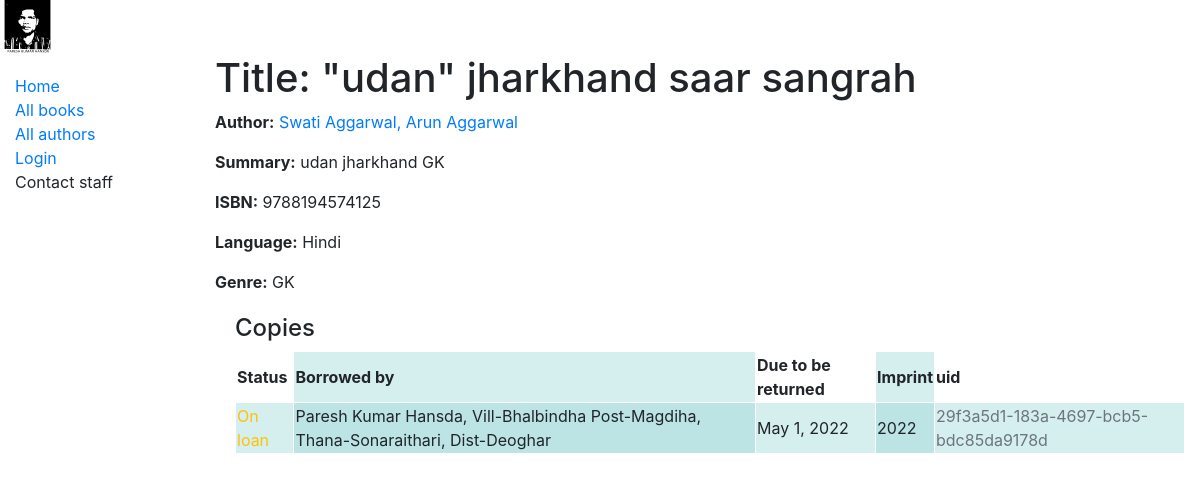
The app's page /catalog/book/1, older data.
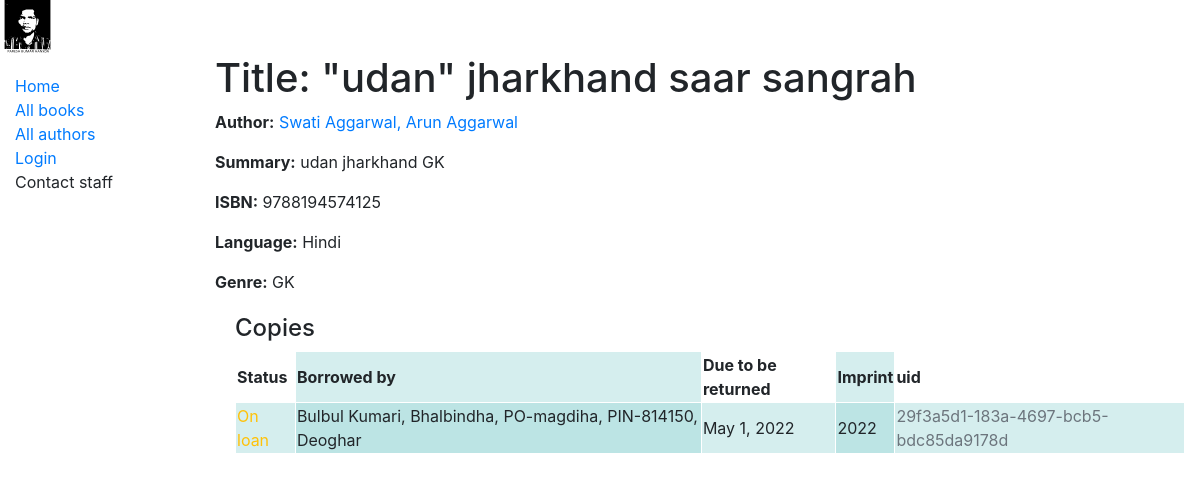
The same page, newer data.
### catalog/models.py (models this page shows, shortened)
class BookInstance(models.Model):
    id = models.UUIDField(primary_key=True, default=uuid.uuid4, help_text='Unique ID for this particular book across whole library')
    book = models.ForeignKey('Book', on_delete=models.RESTRICT, null=True)
    imprint = models.CharField(max_length=200)
    due_back = models.DateField(null=True, blank=True)
    LOAN_STATUS = (
        ('m', 'Maintenance'),
        ('o', 'On loan'),
        ('a', 'Available'),
        ('r', 'Reserved'),
    )
    status = models.CharField(
        max_length=1,
        choices=LOAN_STATUS,
        blank=True,
        default='m',
        help_text='Book availability',
    )
    class Meta:
        ordering = ['due_back']
        permissions = (("can_mark_returned", "Set book as returned"),)
    borrower = models.ForeignKey(Borrower, on_delete=models.SET_NULL, null=True, blank=True)
    librarian = models.ForeignKey(Librarian,on_delete=models.PROTECT,editable=False, null=True,blank=False)
    issuer=models.ForeignKey(Librarian,on_delete=models.PROTECT,editable=True,related_name="issue_by",blank=True,null=True)

class Borrower(models.Model):
    django_id=models.OneToOneField(User, on_delete=models.RESTRICT, null=True, blank=True)
    identy=models.CharField(max_length=200)
    contact_no=models.CharField(max_length=100)
    facebook=models.CharField(max_length=200)
    whatsapp=models.CharField(max_length=200)
    name=models.CharField(max_length=200)
    address=models.CharField(max_length=200)
    def __str__(self):
        return f'{self.name}, {self.address}'

### catalog/views.py (the view)
# urls.py: path('book/<int:pk>', views.BookDetailView.as_view(), name='book-detail'),
class BookDetailView(generic.DetailView):
    model = Book

### catalog/models.py (called while the page is built)
    def __str__(self):
        return self.name

    def __str__(self):
        return self.name

    def get_absolute_url(self):
        return reverse('author-detail', args=[str(self.id)])

    def __str__(self):
        return f'{self.last_name}, {self.first_name}'

### catalog/templates/catalog/book_detail.html (shortened to what this page needs)
{% extends "base_generic.html" %}
{% block content %}
  <h1>Title: {{ book.title }}</h1>
  <p><strong>Author:</strong> <a href="{{book.author.get_absolute_url}}">{{ book.author }}</a></p>
  <p><strong>Summary:</strong> {{ book.summary }}</p>
  <p><strong>ISBN:</strong> {{ book.isbn }}</p>
  <p><strong>Language:</strong> {{ book.language.all|join:", " }}</p>
  <p><strong>Genre:</strong> {{ book.genre.all|join:", " }}</p>
  <div style="margin-left:20px;margin-top:20px">
    <h4>Copies</h4>
{% if book.bookinstance_set.all %}
<table>
<tr>
 <th>Status  </th>
<th>Borrowed by  </th>
<th> Due to be returned </th>
<th> Imprint </th>
<th> uid </th>
</tr>
 {% for copy in book.bookinstance_set.all %}
<tr>
      <td class="{% if copy.status == 'a' %}text-success{% elif copy.status == 'm' %}text-danger{% else %}text-warning{% endif %}">
        {{ copy.get_status_display }}
      </td>
        <td>{{ copy.borrower }}</td>
        <td>{{ copy.due_back }}</td>
      <td>{{ copy.imprint }}</td>
      <td class="text-muted">{{ copy.id }}</td>
</tr>
{% endfor %}
</table>
{% endif %}
 </div>
{% endblock %}

Row changes from the older to the newer data that the page shows:
changed BookInstance "On loan": borrower "Paresh Kumar Hansda, Vill-Bhalbindha Post-Magdiha, Thana-Sonaraithari, Dist-Deoghar" → "Bulbul Kumari, Bhalbindha, PO-magdiha, PIN-814150, Deoghar"
